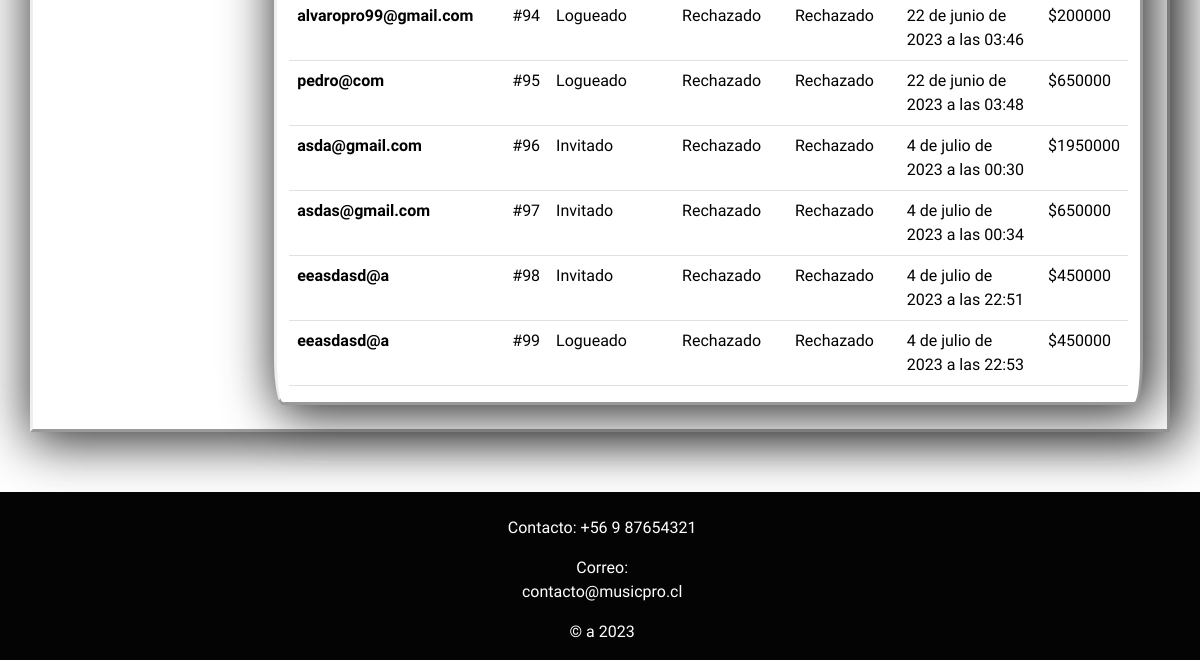
/repVentas (lower part), run on an earlier commit of the app's database.
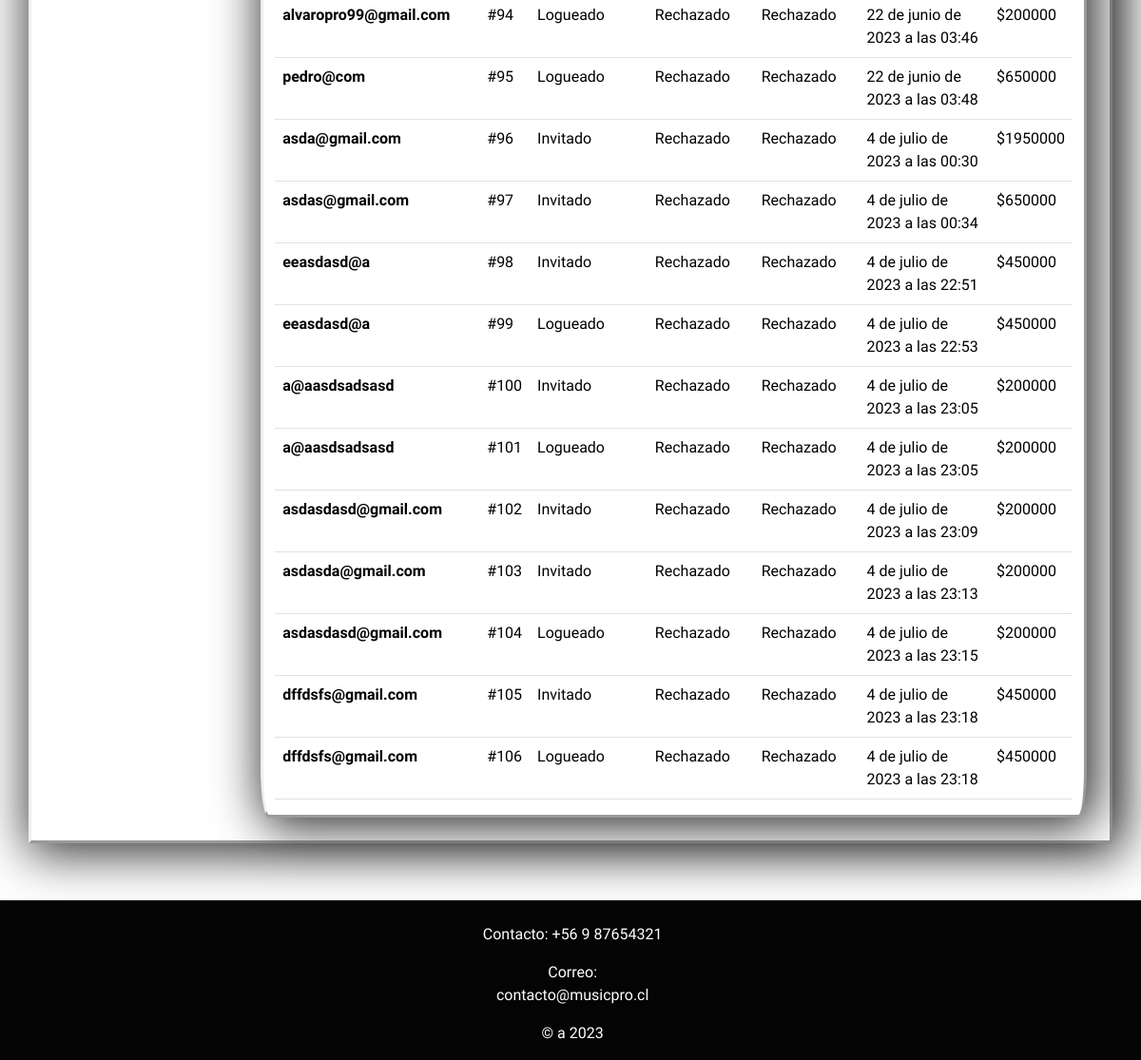
And on a later commit of the database.
### core/models.py (models this page shows)
class Historial(models.Model):
    fecha = models.DateTimeField(auto_now_add=True)
    total = models.IntegerField(default=0)
    estadoPago = models.BooleanField(default=False)
    estadoEnvio = models.BooleanField(default=False)
    OPCION_1 = 'Transferencia'
    OPCION_2 = 'Transbank'
    OPCIONES_TIPO_PAGO = [
        (True, OPCION_1),
        (False, OPCION_2),
    ]
    tipoPago = models.BooleanField(choices=OPCIONES_TIPO_PAGO, default=False)
    TIPO_1 = 'Logueado'
    TIPO_2 = 'Invitado'
    OPCIONES_TIPO_USUARIO = [
        (True, TIPO_1),
        (False, TIPO_2),
    ]
    tipoUsuario = models.BooleanField(choices=OPCIONES_TIPO_USUARIO, null=False,  default=False)
    email = models.EmailField(null=False, default='')

### core/views.py (the view)
# urls.py: path('repVentas', repVentas, name="repVentas"),
def repVentas(request):
    contexto = {'historial': Historial.objects.all()}
    return render(request, 'core/repVentas.html' ,contexto)

### core/context_processor.py (called while the page is built)
def total_carrito(request):
    total = 0
    if 'carrito' in request.session:
        for key, value in request.session["carrito"].items():
            total += int(value["acumulado"])
    return {"total_carrito":total}

### core/templates/core/repVentas.html (shortened to what this page needs)
{% extends "core/layout.html" %}
{% load static %}
{% block head %}
<link href="{% static 'core/css/repventas.css' %}" rel="stylesheet" type="text/css">
{% endblock %}
{% block content %}
<div id="contenido">
    <div class="container-fluid">
      <div class="row">
        <div id="pantalla">
          <main >
            <table class="table"  style="color:rgb(0, 0, 0)">
              <tbody>
                  {% for i in historial %}
                  <tr>
                      <th scope="row">{{ i.email }}</th>
                      <td>#{{ i.id }}</td>
                      <td>{% if i.tipoUsuario %}  Logueado
                        {% else %} Invitado
                        {% endif %}
                      </td>
                      <td>{% if i.estadoEnvio %} Aprobado
                        {% else %}Rechazado
                        {% endif %}</td>
                      <td>{% if i.estadoPago %} Aprobado
                        {% else %}Rechazado
                        {% endif %}
                      </td>
                      <td>{{ i.fecha }}</td>
                      <td>${{ i.total }}</td>
                  </tr>
                  {% endfor %}
              </tbody>
            </table>
          </main>
        </div>
      </div>
    </div>
  </div>
{% endblock %}

What changed in the data, as far as the page shows it:
added Historial: email "a@aasdsadsasd", id "100", tipoUsuario "Invitado", estadoEnvio "Rechazado", estadoPago "Rechazado", fecha "4 de julio de 2023 a las 23:05", total "200000"
added Historial: email "a@aasdsadsasd", id "101", tipoUsuario "Logueado", estadoEnvio "Rechazado", estadoPago "Rechazado", fecha "4 de julio de 2023 a las 23:05", total "200000"
added Historial: email "asdasdasd@gmail.com", id "102", tipoUsuario "Invitado", estadoEnvio "Rechazado", estadoPago "Rechazado", fecha "4 de julio de 2023 a las 23:09", total "200000"
added Historial: email "asdasda@gmail.com", id "103", tipoUsuario "Invitado", estadoEnvio "Rechazado", estadoPago "Rechazado", fecha "4 de julio de 2023 a las 23:13", total "200000"
added Historial: email "asdasdasd@gmail.com", id "104", tipoUsuario "Logueado", estadoEnvio "Rechazado", estadoPago "Rechazado", fecha "4 de julio de 2023 a las 23:15", total "200000"
added Historial: email "dffdsfs@gmail.com", id "105", tipoUsuario "Invitado", estadoEnvio "Rechazado", estadoPago "Rechazado", fecha "4 de julio de 2023 a las 23:18", total "450000"
added Historial: email "dffdsfs@gmail.com", id "106", tipoUsuario "Logueado", estadoEnvio "Rechazado", estadoPago "Rechazado", fecha "4 de julio de 2023 a las 23:18", total "450000"
